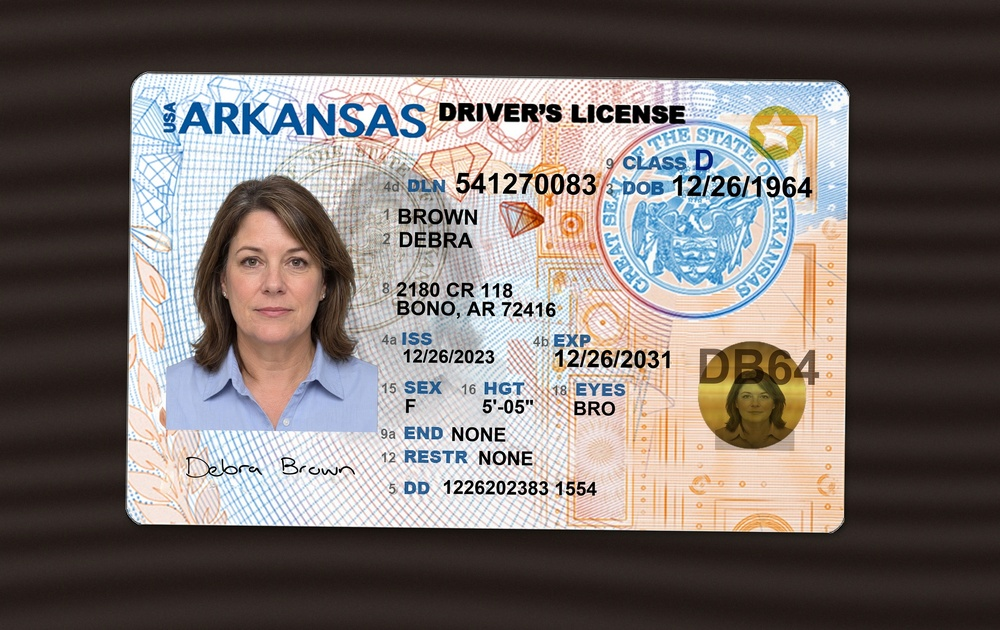
#> input picture additions/tts_bot/runtime/sim_test_front.jpg, 1000 x 630 px, shrunk from 3200 x 2017 before the run
$ python -i crop_filter.py   (imports and definitions only)
#> lines starting #> are read from the running program, lines starting #| are printed output that depends on the picture
# -*- coding: utf-8 -*-
"""
Auto-Crop & Filter Engine for TTS-Bot
Crops ID cards to standard CR80 aspect ratio (1.586:1) and enhances clarity.
"""

import os
from PIL import Image, ImageEnhance, ImageOps

CR80_RATIO = 85.6 / 53.98  # ~1.58577

def crop_cr80_and_filter(input_path: str, output_path: str, enhance: bool = True) -> dict:
    """
    Crops image to CR80 ratio and applies subtle enhancement for OCR/TikTok AI.
    """
#> called with input_path = 'runtime/sim_test_front.jpg', output_path = 'out.png', enhance = True
    with Image.open(input_path) as img:
#> img is the input picture: PIL image 1000x630 RGB; mean R, G, B 119, 111, 108.1
        if img.mode in ("RGBA", "P"):
            img = img.convert("RGB")

        w, h = img.size
#> w = 1000; h = 630
        target_ratio = CR80_RATIO

        # Determine orientation
        if h > w:
            # Vertical image, target vertical CR80 or rotate
            target_ratio = 1.0 / CR80_RATIO

        current_ratio = w / h
#> current_ratio = 1.59

        if current_ratio > target_ratio:
            # Too wide, crop width
            new_w = int(h * target_ratio)
#> new_w = 999
            left = (w - new_w) // 2
#> left = 0
            top = 0
            right = left + new_w
#> right = 999
            bottom = h
#> bottom = 630
        else:
            # Too tall, crop height
            new_h = int(w / target_ratio)
            left = 0
            top = (h - new_h) // 2
            right = w
            bottom = top + new_h

        cropped = img.crop((left, top, right, bottom))
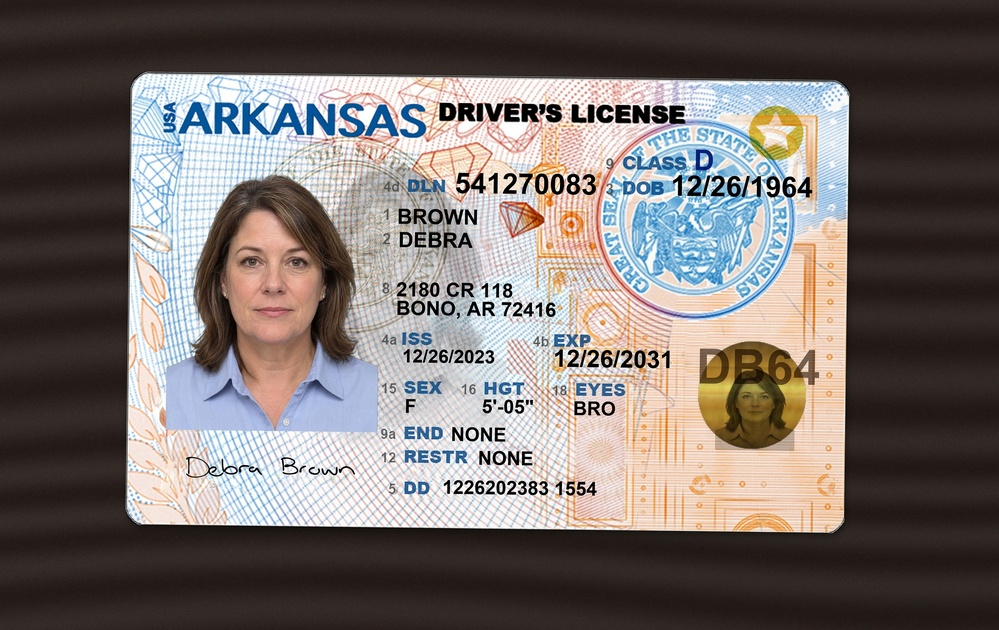
#> cropped: PIL image 999x630 RGB; mean R, G, B 119.1, 111.1, 108.2

        if enhance:
            # Auto-contrast
            cropped = ImageOps.autocontrast(cropped, cutoff=1)
            # Enhance sharpness subtly
            sharpener = ImageEnhance.Sharpness(cropped)
            cropped = sharpener.enhance(1.15)
            # Enhance color balance slightly
            color = ImageEnhance.Color(cropped)
            cropped = color.enhance(1.05)

        os.makedirs(os.path.dirname(os.path.abspath(output_path)), exist_ok=True)
        cropped.save(output_path, "JPEG", quality=95)

    return {
        "status": "success",
        "output_path": output_path,
        "original_size": (w, h),
        "cropped_size": cropped.size,
        "ratio": f"{target_ratio:.3f}"
    }

>>> result = crop_cr80_and_filter('runtime/sim_test_front.jpg', 'out.png')
